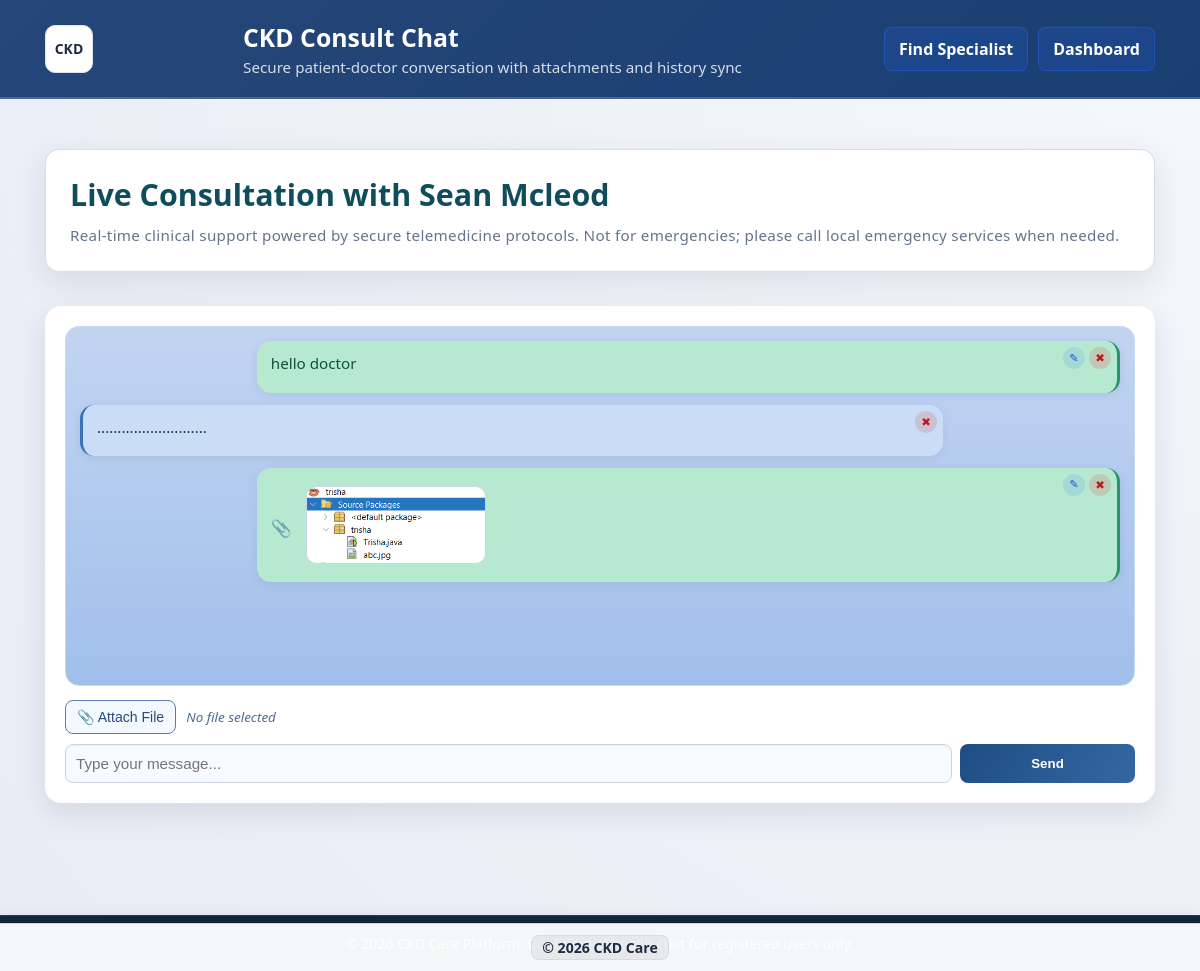
The page /consultation-chat/5 (signed in) on the database its author committed.
### app.py (models this page shows, shortened)
class User(db.Model):
    id = db.Column(db.Integer, primary_key=True)
    name = db.Column(db.String(120), nullable=False)
    email = db.Column(db.String(120), unique=True, nullable=False)
    password_hash = db.Column(db.String(200), nullable=False)
    role = db.Column(db.String(20), default='patient', nullable=False)
    specialization = db.Column(db.String(120))
    experience_years = db.Column(db.Integer)
    hospital_name = db.Column(db.String(160))
    license_number = db.Column(db.String(120))
    phone = db.Column(db.String(25))
    is_doctor_profile_active = db.Column(db.Boolean, default=False)
    preferred_video_platform = db.Column(db.String(50))
    platform_email = db.Column(db.String(120))
    payment_provider = db.Column(db.String(50))
    payment_account = db.Column(db.String(150))
    created_at = db.Column(db.DateTime, default=datetime.utcnow)
    predictions = db.relationship('PredictionHistory', backref='user', lazy=True, cascade='all, delete-orphan')
    appointments = db.relationship('Appointment', foreign_keys='Appointment.user_id', backref='patient', lazy=True, cascade='all, delete-orphan')
    doctor_appointments = db.relationship('Appointment', foreign_keys='Appointment.doctor_id', backref='doctor_user', lazy=True)
    notifications = db.relationship('Notification', backref='user', lazy=True, cascade='all, delete-orphan')

class ChatMessage(db.Model):
    id = db.Column(db.Integer, primary_key=True)
    patient_id = db.Column(db.Integer, db.ForeignKey('user.id'), nullable=False)
    doctor_id = db.Column(db.Integer, db.ForeignKey('user.id'), nullable=False)
    sender_id = db.Column(db.Integer, db.ForeignKey('user.id'), nullable=False)
    sender_role = db.Column(db.String(20), nullable=False)
    message = db.Column(db.Text, nullable=False)
    attachment_url = db.Column(db.String(300), nullable=True)
    created_at = db.Column(db.DateTime, default=datetime.utcnow)

### app.py (the view)
@app.route('/consultation-chat/<int:doctor_id>')
@login_required
@role_required('patient')
def patient_chat(doctor_id):
    doctor = User.query.filter_by(id=doctor_id, role='doctor').first()
    if not doctor:
        return redirect(url_for('doctors'))
    patient_id = session.get('user_id')
    messages = ChatMessage.query.filter_by(patient_id=patient_id, doctor_id=doctor_id).order_by(ChatMessage.created_at.asc()).all()
    room_id = get_chat_room_id(patient_id, doctor_id)
    return render_template('consult_chat.html', room_id=room_id, chat_with=doctor, messages=messages, viewer_role='patient')

### app.py (called while the page is built)
def login_required(f):
    @wraps(f)
    def decorated_function(*args, **kwargs):
        if 'user_id' not in session:
            return redirect(url_for('login'))
        return f(*args, **kwargs)
    return decorated_function

def role_required(role_name):
    def decorator(f):
        @wraps(f)
        def decorated_function(*args, **kwargs):
            if 'user_id' not in session:
                return redirect(url_for('login'))
            if session.get('user_role') != role_name:
                return redirect(url_for('dashboard'))
            return f(*args, **kwargs)
        return decorated_function
    return decorator

def get_unread_notification_count(user_id):
    return Notification.query.filter_by(user_id=user_id, is_read=False).count()

@app.context_processor
def inject_global_notification_state():
    user_id = session.get('user_id')
    data = {'unread_notification_count': 0}
    if user_id:
        data['unread_notification_count'] = get_unread_notification_count(user_id)
    data['current_year'] = datetime.utcnow().year
    return data

def get_chat_room_id(patient_id, doctor_id):
    return f'chat_{min(patient_id, doctor_id)}_{max(patient_id, doctor_id)}'

### templates/consult_chat.html (shortened to what this page needs)
<!DOCTYPE html>
<html lang="en">
<head>
    <link rel="stylesheet" href="{{ url_for('static', filename='css/consult.css') }}">
</head>
<body>
    <header class="app-header">
        <div class="header-container">
            <div class="app-logo"><span class="app-logo-text">CKD</span></div>
            <div class="header-text-content">
                <h1>CKD Consult Chat</h1>
                <p class="header-subtitle">Secure patient-doctor conversation with attachments and history sync</p>
            </div>
            <div class="navbar-menu">
                {% if viewer_role == 'doctor' %}
                <a href="{{ url_for('doctor_chat_hub') }}" class="btn btn-secondary">Chat Hub</a>
                <a href="{{ url_for('doctor_dashboard') }}" class="btn btn-secondary">Doctor Dashboard</a>
                {% else %}
                <a href="{{ url_for('doctors') }}" class="btn btn-secondary">Find Specialist</a>
                <a href="{{ url_for('dashboard') }}" class="btn btn-secondary">Dashboard</a>
                {% endif %}
            </div>
        </div>
    </header>
    <div class="container">
        <div class="page-header">
            <h1>Live Consultation with {{ chat_with.name }}</h1>
            <p class="page-subtitle">Real-time clinical support powered by secure telemedicine protocols. Not for emergencies; please call local emergency services when needed.</p>
        </div>
        <div class="chat-card" data-room-id="{{ room_id }}" data-patient-id="{{ messages[0].patient_id if messages else (chat_with.id if viewer_role == 'doctor' else session.get('user_id')) }}" data-doctor-id="{{ messages[0].doctor_id if messages else (session.get('user_id') if viewer_role == 'doctor' else chat_with.id) }}" data-viewer-role="{{ viewer_role }}" data-viewer-id="{{ session.get('user_id') }}">
            <div class="chat-window" id="chatWindow">
                {% for msg in messages %}
                <div class="chat-msg {{ 'user' if msg.sender_id == session.get('user_id') else 'bot' }}" data-message-id="{{ msg.id }}" data-sender-id="{{ msg.sender_id }}">
                    <button class="msg-delete-btn" data-message-id="{{ msg.id }}" title="Delete message">✖</button>
                    {% if msg.sender_id == session.get('user_id') %}
                    <button class="msg-edit-btn" data-message-id="{{ msg.id }}" title="Edit message">✎</button>
                    {% endif %}
                    {% if msg.message %}
                    <div class="msg-text">{{ msg.message }}</div>
                    {% endif %}
                    {% if msg.attachment_url %}
                    <div class="msg-attachment">
                        {% set ext = msg.attachment_url.rsplit('.', 1)[-1].lower() %}
                        <span class="attachment-icon">📎</span>
                        {% if ext in ['jpg','jpeg','png','gif'] %}
                        <a href="{{ msg.attachment_url }}" target="_blank"><img class="attachment-preview" src="{{ msg.attachment_url }}" alt="Attachment"></a>
                        {% elif ext in ['mp3','wav','ogg','m4a','webm'] %}
                        <audio controls class="attachment-audio">
                            <source src="{{ msg.attachment_url }}" type="audio/{{ 'mpeg' if ext == 'mp3' else ('webm' if ext == 'webm' else ext) }}">
                            Your browser does not support the audio element.
                        </audio>
                        {% else %}
                        <a href="{{ msg.attachment_url }}" target="_blank" class="attachment-link">Download attachment</a>
                        {% endif %}
                    </div>
                    {% endif %}
                </div>
                {% endfor %}
            </div>
            <div class="chat-attachment-row">
                <button class="attachment-button" id="attachmentBtn" type="button">📎 Attach File</button>
                <span id="attachedFileLabel">No file selected</span>
            </div>
            <div class="chat-input-row">
                <input type="text" id="chatInput" placeholder="Type your message...">
                <button class="btn btn-primary" id="chatSendBtn" type="button">Send</button>
            </div>
        </div>
    </div>
    <footer class="app-footer">
        <div class="footer-container footer-center">
            <p>© {{ current_year }} CKD Care Platform. Confidential health chat for registered users only.</p>
        </div>
    </footer>
    <div class="middle-footer"><span>© {{ current_year if current_year is defined else 2026 }} CKD Care</span></div>
</body>
</html>

### rows shown on the page
User: name "Sean Mcleod"
ChatMessage: message "hello doctor"
ChatMessage: message "..........................."
ChatMessage: attachment_url (picture)

### other values the page prints
{{ current_year if current_year is defined else 2026 }} "2026"
